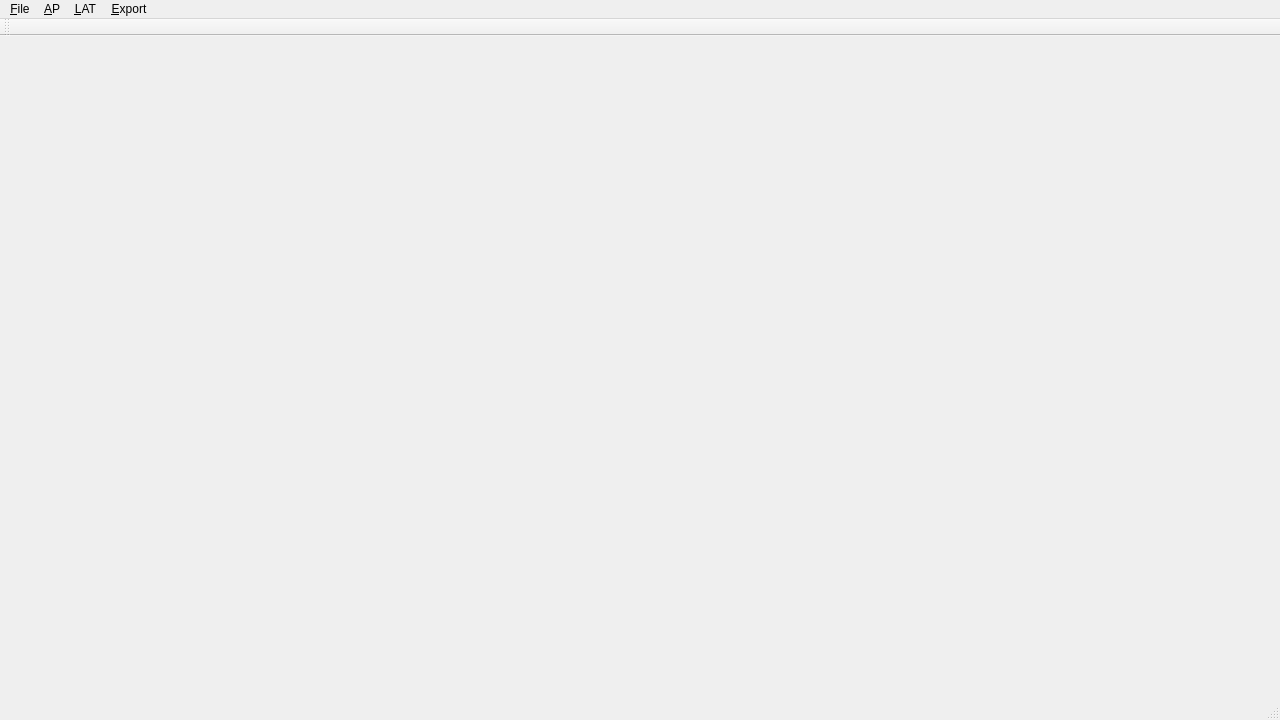
<?xml version="1.0" encoding="UTF-8"?>
<ui version="4.0">
 <class>STLGuideLineEditorClass</class>
 <widget class="QMainWindow" name="STLGuideLineEditorClass">
  <property name="geometry">
   <rect>
    <x>0</x>
    <y>0</y>
    <width>1280</width>
    <height>720</height>
   </rect>
  </property>
  <property name="windowTitle">
   <string>STLGuideLineEditor</string>
  </property>
  <widget class="QWidget" name="centralWidget"/>
  <widget class="QMenuBar" name="menuBar">
   <property name="geometry">
    <rect>
     <x>0</x>
     <y>0</y>
     <width>1280</width>
     <height>20</height>
    </rect>
   </property>
   <widget class="QMenu" name="menuF_ile">
    <property name="title">
     <string>&amp;File</string>
    </property>
    <addaction name="actionSave"/>
    <addaction name="actionExit"/>
   </widget>
   <widget class="QMenu" name="menuA_p">
    <property name="title">
     <string>&amp;AP</string>
    </property>
    <addaction name="actionOpen"/>
    <addaction name="actionClose"/>
   </widget>
   <widget class="QMenu" name="menuL_AT">
    <property name="title">
     <string>&amp;LAT</string>
    </property>
    <addaction name="actionOpen_2"/>
    <addaction name="actionClose_2"/>
   </widget>
   <widget class="QMenu" name="menuE_xport">
    <property name="title">
     <string>&amp;Export</string>
    </property>
   </widget>
   <addaction name="menuF_ile"/>
   <addaction name="menuA_p"/>
   <addaction name="menuL_AT"/>
   <addaction name="menuE_xport"/>
  </widget>
  <widget class="QToolBar" name="mainToolBar">
   <attribute name="toolBarArea">
    <enum>TopToolBarArea</enum>
   </attribute>
   <attribute name="toolBarBreak">
    <bool>false</bool>
   </attribute>
  </widget>
  <widget class="QStatusBar" name="statusBar"/>
  <action name="actionOpen">
   <property name="text">
    <string>Open</string>
   </property>
  </action>
  <action name="actionClose">
   <property name="text">
    <string>Close</string>
   </property>
  </action>
  <action name="actionOpen_2">
   <property name="text">
    <string>Open</string>
   </property>
  </action>
  <action name="actionClose_2">
   <property name="text">
    <string>Close</string>
   </property>
  </action>
  <action name="actionExit">
   <property name="text">
    <string>&amp;Exit</string>
   </property>
  </action>
  <action name="actionSave">
   <property name="text">
    <string>&amp;Save</string>
   </property>
  </action>
 </widget>
 <layoutdefault spacing="6" margin="11"/>
 <resources>
  <include location="STLGuideLineEditor.qrc"/>
 </resources>
 <connections/>
</ui>
